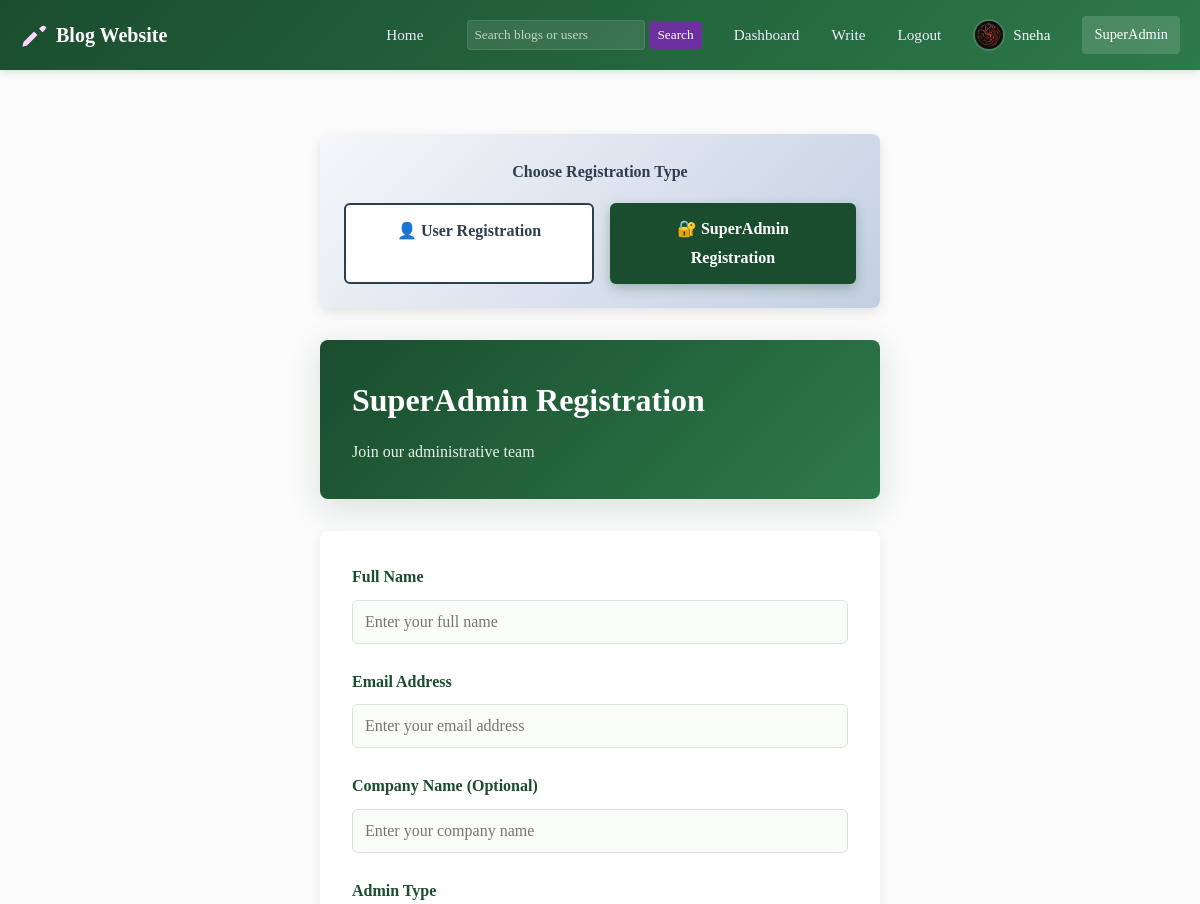
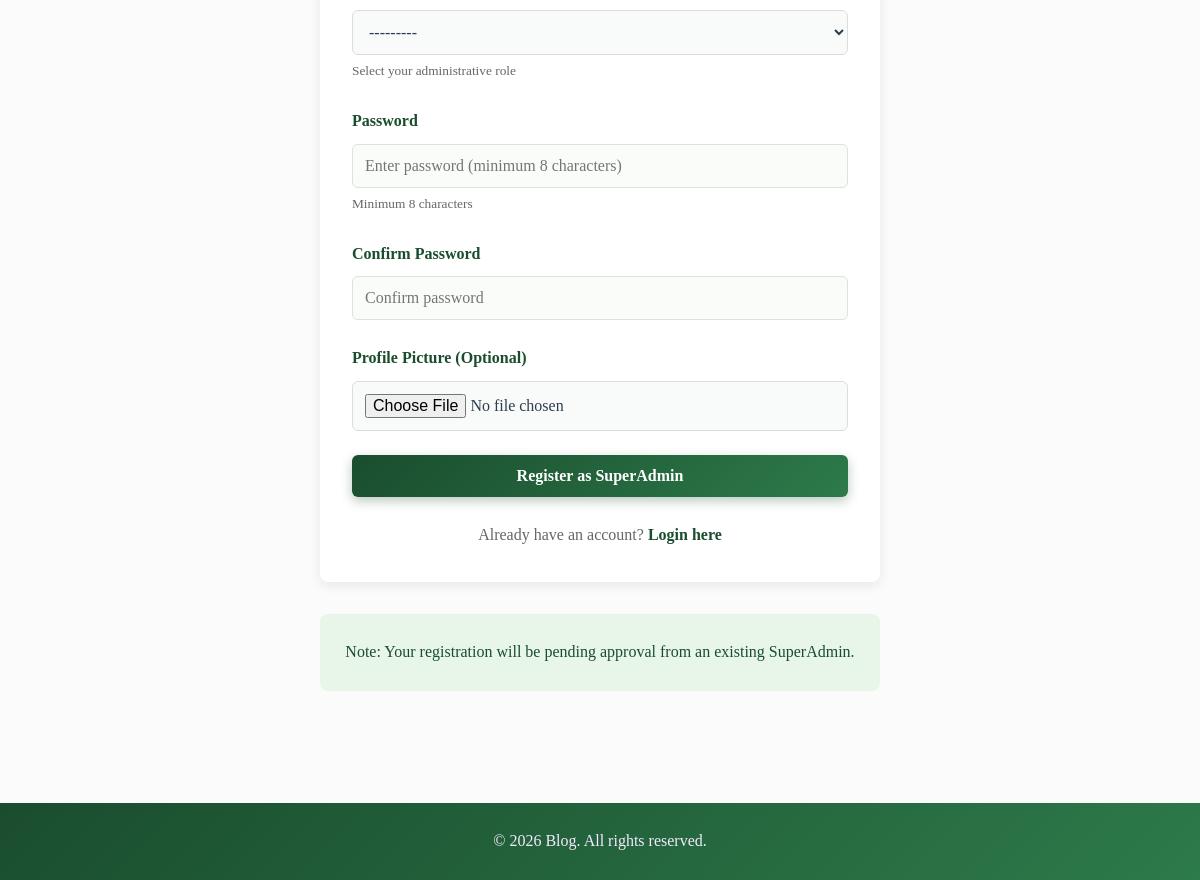
The page /superadmin/register/ (signed in) on the database its author committed (2 pictures, top to bottom).
### blog/models.py (models this page shows, shortened)
class User(AbstractBaseUser, PermissionsMixin):
    name = models.CharField(max_length=100)
    email = models.EmailField(max_length=150, unique=True)
    profile_image = models.ImageField(upload_to='profiles/', blank=True, null=True)
    is_active = models.BooleanField(default=True)
    is_staff = models.BooleanField(default=False)
    created_at = models.DateTimeField(default=timezone.now)
    objects = UserManager()
    USERNAME_FIELD = 'email'
    REQUIRED_FIELDS = ['name']
    class Meta:
        db_table = 'users'
        verbose_name = 'User'
        verbose_name_plural = 'Users'
    @property
    def is_writer(self):
        try:
            return self.user_roles.filter(name='writer').exists()
        except Exception:
            return False

### blog/views.py (the view)
# urls.py: path('superadmin/register/', views.superadmin_register, name='superadmin_register'),
def superadmin_register(request):
    if request.session.get('superadmin_id'):
        return redirect('superadmin_dashboard')
    if request.method == 'POST':
        form = SuperAdminRegisterForm(request.POST, request.FILES)
        if form.is_valid():
            superadmin = form.save()
            messages.info(request, 'Registration successful! Your account is pending approval from an existing SuperAdmin.')
            return redirect('superadmin_login')
        else:
            for field, errors in form.errors.items():
                for error in errors:
                    messages.error(request, f'{field}: {error}')
    else:
        form = SuperAdminRegisterForm()
    context = {
        'form': form,
        'page_title': 'SuperAdmin Registration',
        'reg_type': 'superadmin'
    }
    return render(request, 'superadmin_register.html', context)

### blog/models.py (called while the page is built)
    def __str__(self):
        return self.name

### templates/superadmin_register.html (shortened to what this page needs)
{% extends 'base.html' %}
{% load static %}
{% block content %}
<div class="container" style="max-width:600px;margin:2rem auto;">
    <div style="background: linear-gradient(135deg, #f5f7fa 0%, #c3cfe2 100%); border-radius: 8px; padding: 1.5rem; margin-bottom: 2rem; box-shadow: 0 4px 12px rgba(0,0,0,0.1);">
        <p style="margin: 0 0 1rem 0; font-weight: 600; color: #2c3e50; text-align: center;">Choose Registration Type</p>
        <div style="display: flex; gap: 1rem; justify-content: center;">
            <a href="{% url 'register' %}?type=user" style="flex: 1; padding: 0.75rem 1.5rem; text-align: center; border-radius: 6px; text-decoration: none; font-weight: 600; transition: all 0.3s; background: white; color: #2c3e50; border: 2px solid #2c3e50;">
                👤 User Registration
            </a>
            <a href="{% url 'register' %}?type=superadmin" style="flex: 1; padding: 0.75rem 1.5rem; text-align: center; border-radius: 6px; text-decoration: none; font-weight: 600; transition: all 0.3s; background: #1a4d2e; color: white; box-shadow: 0 4px 12px rgba(26, 77, 46, 0.3);">
                🔐 SuperAdmin Registration
            </a>
        </div>
    </div>
    <div style="background: linear-gradient(135deg, #1a4d2e 0%, #2d7a4a 100%);border-radius:8px;padding:2rem;margin-bottom:2rem;box-shadow:0 8px 32px rgba(26, 77, 46, 0.15);animation:fadeInUp 0.6s ease-out;">
        <h1 style="color:white;margin:0;font-family:'Times New Roman', Times, serif;">SuperAdmin Registration</h1>
        <p style="color:rgba(255,255,255,0.9);margin:0.5rem 0 0 0;font-family:'Times New Roman', Times, serif;">Join our administrative team</p>
    </div>
    <form method="POST" enctype="multipart/form-data" style="background:white;padding:2rem;border-radius:8px;box-shadow:0 4px 12px rgba(0,0,0,0.08);">
        <div style="margin-bottom:1.5rem;">
            <label style="display:block;margin-bottom:0.5rem;font-weight:600;color:#1a4d2e;font-family:'Times New Roman', Times, serif;">Full Name</label>
            {{ form.name }}
        </div>
        <div style="margin-bottom:1.5rem;">
            <label style="display:block;margin-bottom:0.5rem;font-weight:600;color:#1a4d2e;font-family:'Times New Roman', Times, serif;">Email Address</label>
            {{ form.email }}
        </div>
        <div style="margin-bottom:1.5rem;">
            <label style="display:block;margin-bottom:0.5rem;font-weight:600;color:#1a4d2e;font-family:'Times New Roman', Times, serif;">Company Name (Optional)</label>
            {{ form.company }}
        </div>
        <div style="margin-bottom:1.5rem;">
            <label style="display:block;margin-bottom:0.5rem;font-weight:600;color:#1a4d2e;font-family:'Times New Roman', Times, serif;">Admin Type</label>
            {{ form.admin_type }}
            <small style="color:#666;display:block;margin-top:0.25rem;font-family:'Times New Roman', Times, serif;">{{ form.admin_type.help_text }}</small>
        </div>
        <div style="margin-bottom:1.5rem;">
            <label style="display:block;margin-bottom:0.5rem;font-weight:600;color:#1a4d2e;font-family:'Times New Roman', Times, serif;">Password</label>
            {{ form.password }}
            <small style="color:#666;display:block;margin-top:0.25rem;font-family:'Times New Roman', Times, serif;">Minimum 8 characters</small>
        </div>
        <div style="margin-bottom:1.5rem;">
            <label style="display:block;margin-bottom:0.5rem;font-weight:600;color:#1a4d2e;font-family:'Times New Roman', Times, serif;">Confirm Password</label>
            {{ form.confirm_password }}
        </div>
        <div style="margin-bottom:1.5rem;">
            <label style="display:block;margin-bottom:0.5rem;font-weight:600;color:#1a4d2e;font-family:'Times New Roman', Times, serif;">Profile Picture (Optional)</label>
            {{ form.profile_image }}
        </div>
        <button type="submit" style="width:100%;padding:0.75rem 1.5rem;background:linear-gradient(135deg, #1a4d2e 0%, #2d7a4a 100%);color:white;border:none;border-radius:6px;font-weight:600;cursor:pointer;font-size:1rem;transition:all 0.3s;box-shadow:0 4px 12px rgba(26, 77, 46, 0.3);font-family:'Times New Roman', Times, serif;">Register as SuperAdmin</button>
        <p style="text-align:center;margin-top:1.5rem;color:#666;font-family:'Times New Roman', Times, serif;">
            Already have an account? <a href="{% url 'superadmin_login' %}" style="color:#1a4d2e;font-weight:600;text-decoration:none;">Login here</a>
        </p>
    </form>
    <div style="text-align:center;margin-top:2rem;padding:1.5rem;background:#e8f5e9;border-radius:8px;font-family:'Times New Roman', Times, serif;">
        <p style="color:#1a4d2e;margin:0;">Note: Your registration will be pending approval from an existing SuperAdmin.</p>
    </div>
</div>
{% endblock %}

### templates/base.html (shortened to what this page needs)
<!DOCTYPE html>
<html lang="en">
<head>
    {% load static %}
    <link rel="stylesheet" href="{% static 'css/dashboard.css' %}">
</head>
<body>
    <header>
        <div class="container">
                <div class="logo">
                    <svg xmlns="http://www.w3.org/2000/svg" viewBox="0 0 24 24" fill="#ffd6ff"><path d="M2 22l1-4 9-9 3 3-9 9-4 1zm20-16c0 .6-.2 1.2-.7 1.7l-2 2-3-3 2-2c.5-.5 1.1-.7 1.7-.7.6 0 1.2.2 1.7.7l.3.3c.5.5.7 1.1.7 1.7z"/></svg>
                    <span>Blog Website</span>
                </div>
                <nav>
                    <a href="{% url 'home' %}">Home</a>
                    <form action="{% url 'search' %}" method="get" style="display:inline-block;margin-left:12px;">
                        <input type="search" name="q" placeholder="Search blogs or users" style="padding:6px;border-radius:4px;border:1px solid rgba(255,255,255,0.1);">
                        <button type="submit" style="padding:6px 8px;border-radius:4px;border:none;background:#6b2fa0;color:#fff;">Search</button>
                    </form>
                    {% if user.is_authenticated %}
                    <a href="{% url 'dashboard' %}">Dashboard</a>
                    {% if user.is_writer %}
                        <a href="{% url 'create_blog' %}">Write</a>
                    {% endif %}
                    <a href="{% url 'logout' %}">Logout</a>
                        <a href="{% url 'dashboard' %}" style="display:flex;align-items:center;gap:0.5rem;">
                            {% if user.profile_image %}
                                <img src="{{ user.profile_image.url }}" alt="avatar" style="height:32px;width:32px;border-radius:50%;object-fit:cover;border:2px solid rgba(255,214,255,0.15);">
                            {% else %}
                                <svg xmlns="http://www.w3.org/2000/svg" viewBox="0 0 24 24" fill="#ffd6ff" style="height:32px;width:32px;border-radius:50%;background:rgba(0,0,0,0.1);padding:4px;">
                                    <path d="M12 12c2.7 0 5-2.3 5-5s-2.3-5-5-5-5 2.3-5 5 2.3 5 5 5zm0 2c-4 0-8 2-8 4v2h16v-2c0-2-4-4-8-4z"/>
                                </svg>
                            {% endif %}
                            <span style="color:#fff;font-size:0.95rem;">{{ user.name }}</span>
                        </a>
                    {% else %}
                        <a href="{% url 'login' %}">Login</a>
                        <a href="{% url 'register' %}">Register</a>
                    {% endif %}
                    <a href="{% url 'superadmin_login' %}" style="padding:6px 12px;border-radius:4px;background:rgba(255,255,255,0.15);color:#fff;text-decoration:none;font-size:0.9rem;">SuperAdmin</a>
                </nav>
        </div>
    </header>
    <main>
        {% block content %}{% endblock %}
    </main>
    <footer>
        <p>&copy; 2026 Blog. All rights reserved.</p>
    </footer>
</body>
</html>

### static/css/dashboard.css (style rules this page uses)
:root { --light-purple:#d5acf6; --dark-accent:#ac52dd; --soft-gold:#c9a24a; --muted:#6b6b6b; }

### templates/base.html (style rules this page uses)
* { margin: 0; padding: 0; box-sizing: border-box; }
body { font-family: 'Times New Roman', Times, serif; line-height: 1.8; color: #2c3e50; background: #fafbfa; }
header { background: linear-gradient(135deg, #1a4d2e 0%, #2d7a4a 100%); color: #f3eaff; padding: 1rem 0; box-shadow: 0 2px 8px rgba(26, 77, 46, 0.15); }
.container { max-width: 1200px; margin: 0 auto; padding: 0 20px; }
header .container { display: flex; justify-content: space-between; align-items: center; }
.logo { display: flex; gap: 0.5rem; align-items: center; font-size: 1.25rem; font-weight: bold; color: #fff; font-family: 'Times New Roman', Times, serif; }
.logo svg { height: 28px; width: 28px; }
nav { display: flex; gap: 2rem; list-style: none; align-items: center; font-family: 'Times New Roman', Times, serif; }
nav a { color: #f3eaff; text-decoration: none; transition: color 0.2s; font-size: 0.95rem; font-family: 'Times New Roman', Times, serif; }
nav form { margin-left: 12px; }
nav input { padding: 6px 8px; border-radius: 4px; border: 1px solid rgba(255, 255, 255, 0.2); background: rgba(255, 255, 255, 0.1); color: white; font-family: 'Times New Roman', Times, serif; }
nav input::placeholder { color: rgba(255, 255, 255, 0.7); }
nav button { padding: 6px 8px; border-radius: 4px; border: none; background: rgba(255, 255, 255, 0.2); color: white; cursor: pointer; transition: all 0.3s; font-family: 'Times New Roman', Times, serif; }
main { min-height: calc(100vh - 200px); padding: 2rem 0; }
label { display: block; margin-bottom: 0.5rem; font-weight: 600; color: #1a4d2e; font-family: 'Times New Roman', Times, serif; }
input[type="text"], input[type="email"], input[type="password"], textarea, select { width: 100%; padding: 0.75rem; border: 1px solid #d8e4d8; border-radius: 6px; font-family: 'Times New Roman', Times, serif; font-size: 1rem; background: #fafcfa; color: #2c3e50; transition: all 0.3s; }
footer { background: linear-gradient(135deg, #1a4d2e 0%, #2d7a4a 100%); color: #f3eaff; text-align: center; padding: 1.5rem 0; margin-top: 3rem; }

### templates/superadmin_register.html (style rules this page uses)
.form-control { width: 100%; padding: 0.75rem; border: 1px solid #ddd; border-radius: 6px; font-size: 1rem; font-family: 'Times New Roman', Times, serif; transition: all 0.3s; background: #f9fbfa; }

### rows shown on the page
User: profile_image (picture), name "Sneha"
